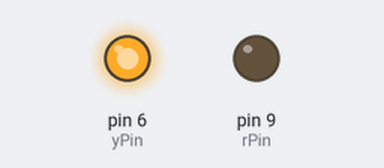
The sketch below on a simulated Arduino Uno, built with avr-gcc and run on an emulated ATmega328P. Parts: output pins drawn as LEDs (lit = HIGH).

Above: at 0.2 s.
At 5.7 s:
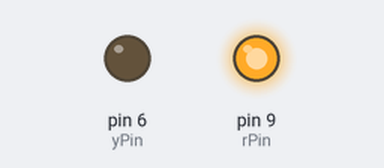
At 10.7 s:
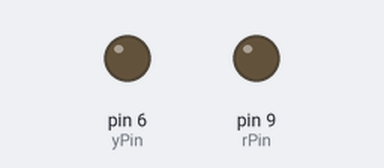
Timing chart, 0 to 11.4 s (numbered marks = the images above):
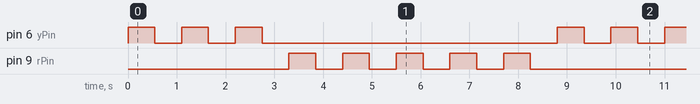

The sketch:

for_loop.ino
```cpp
// to blin yellow led 3 times and red led 5 times

int yPin = 6;
int rPin = 9;
int yt = 550;
int rt = 550;
void setup() {
  pinMode(yPin, OUTPUT);
  pinMode(rPin, OUTPUT);
}

void loop() {

  for (int i = 1; i <= 3; i++) {
    digitalWrite(yPin, HIGH);
    delay(yt);
    digitalWrite(yPin, LOW);
    delay(yt);
  }


  for (int j = 1; j <= 5; j++) {
    digitalWrite(rPin, HIGH);
    delay(rt);
    digitalWrite(rPin, LOW);
    delay(rt);
  }
}
```

Measured:
- by itself, pin 6 (yPin): repeats every 8.8 s: 2 × (LOW 0.55 s, HIGH 0.55 s), LOW 6.1 s, HIGH 0.55 s
- by itself, pin 9 (rPin): repeats every 8.8 s: 4 × (LOW 0.55 s, HIGH 0.55 s), LOW 3.9 s, HIGH 0.55 s
- by itself, everything shown: repeats every 8.8 s, in 16 steps
